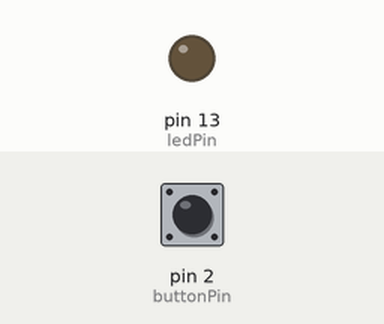
Bench run of a sketch on a simulated Arduino Uno, built with avr-gcc and run on an emulated ATmega328P. On the bench: output pins drawn as LEDs (lit = HIGH). Dashed ring = blinking. Inputs (shaded band) come from the test bench; at power-on: pin 2 (buttonPin) HIGH.

Above: at 1.2 s.
1.3 s: pin 2 (buttonPin) pulled LOW for 1 s
At 1.45 s:
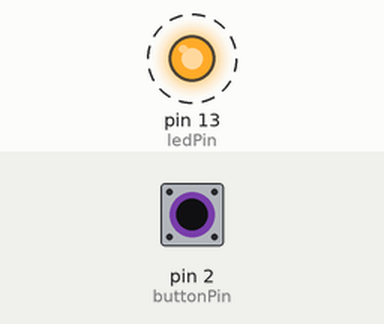
3.8 s: pin 2 (buttonPin) pulled LOW for 3.2 s
At 7.6 s:
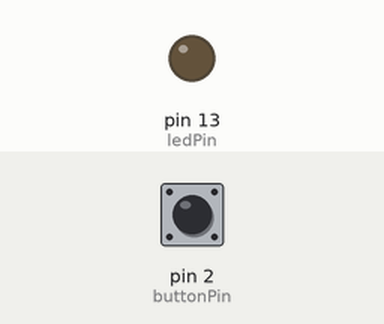
Timing chart, 0 to 9.1 s (numbered marks = the images above; inputs shaded):
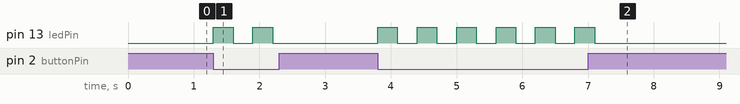

The sketch:

Button.ino
```cpp
// Pin definitions
const int buttonPin = 2;
const int ledPin = LED_BUILTIN;

void setup() {
  pinMode(buttonPin, INPUT_PULLUP);   // Internal pull-up resistor
  pinMode(ledPin, OUTPUT);
}

void loop() {

  // Button pressed (because INPUT_PULLUP makes pressed = LOW)
  if (digitalRead(buttonPin) == LOW) {

    digitalWrite(ledPin, HIGH);
    delay(300);

    digitalWrite(ledPin, LOW);
    delay(300);

  }
  else {
    // Button released
    digitalWrite(ledPin, LOW);
  }
}
```

Measured:
- after the input at 1.3 s, pin 13 (ledPin): alternates HIGH for 0.30 s and LOW for 0.30 s, 4 changes in all, then stays LOW, starting at once
- after the input at 3.8 s, pin 13 (ledPin): alternates HIGH for 0.30 s and LOW for 0.30 s, 12 changes in all, then stays LOW, starting at once
